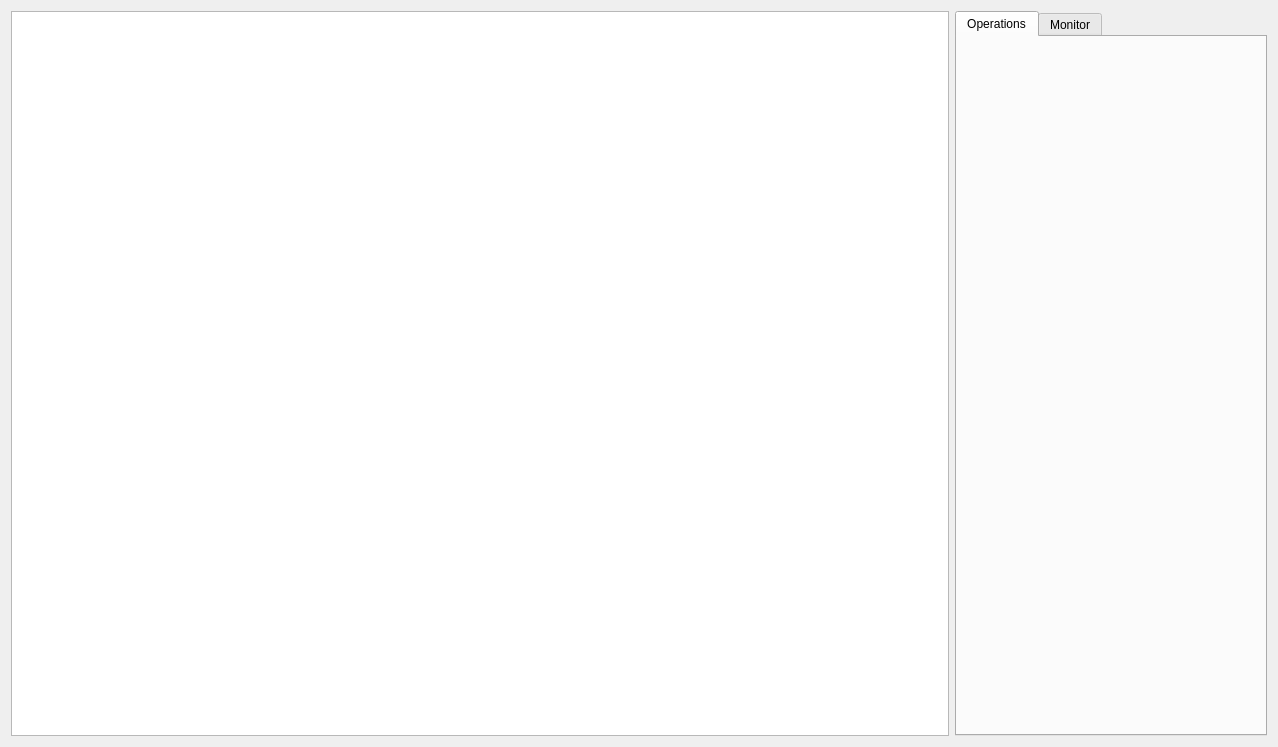
<?xml version="1.0" encoding="UTF-8"?>
<ui version="4.0">
 <class>Structure</class>
 <widget class="QWidget" name="Structure">
  <property name="geometry">
   <rect>
    <x>0</x>
    <y>0</y>
    <width>1278</width>
    <height>747</height>
   </rect>
  </property>
  <property name="windowTitle">
   <string>Form</string>
  </property>
  <layout class="QHBoxLayout" name="horizontalLayout" stretch="0,3,1">
   <item>
    <layout class="QFormLayout" name="formLayout"/>
   </item>
   <item>
    <widget class="GraphicsView" name="view"/>
   </item>
   <item>
    <widget class="QTabWidget" name="tabWidget">
     <property name="currentIndex">
      <number>0</number>
     </property>
     <property name="elideMode">
      <enum>Qt::TextElideMode::ElideNone</enum>
     </property>
     <property name="documentMode">
      <bool>false</bool>
     </property>
     <property name="tabsClosable">
      <bool>false</bool>
     </property>
     <property name="tabBarAutoHide">
      <bool>false</bool>
     </property>
     <widget class="QWidget" name="tab_operations">
      <attribute name="title">
       <string>Operations</string>
      </attribute>
     </widget>
     <widget class="QWidget" name="tab_monitor">
      <attribute name="title">
       <string>Monitor</string>
      </attribute>
     </widget>
    </widget>
   </item>
  </layout>
 </widget>
 <customwidgets>
  <customwidget>
   <class>GraphicsView</class>
   <extends>QGraphicsView</extends>
   <header>GraphicsView.hpp</header>
  </customwidget>
 </customwidgets>
 <resources/>
 <connections/>
</ui>
